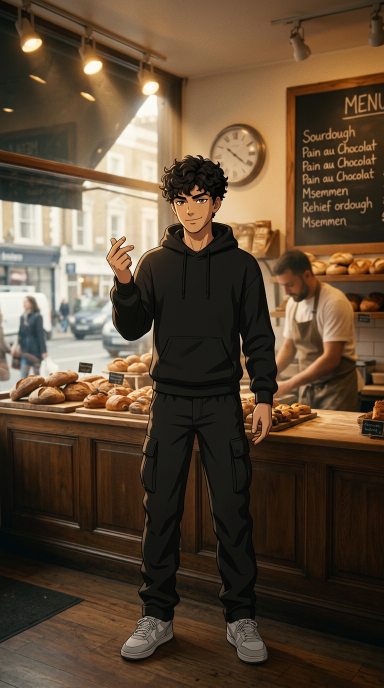
#> input picture productions/campaign-4reels/reel-1-speed/keyframes/hook.png, 768 x 1376 px (shown at 1/2 size)
$ python make_covers.py
#> lines starting #> are read from the running program, lines starting #| are printed output that depends on the picture
#!/usr/bin/env python3
"""Compose 4 Instagram covers (9:16) + 1:1 grid previews, each with logo + @sitely_studioo."""
import os
from PIL import Image, ImageDraw, ImageFont
ROOT = os.path.dirname(os.path.abspath(__file__)); PROD = os.path.dirname(ROOT)
FONTS = os.path.join(PROD, "_shared", "fonts"); BRAND = os.path.join(PROD, "brand")
W, H = 1080, 1920
CREAM = (245, 239, 224); GREEN = (30, 77, 56); BLACK = (10, 12, 10)
COVERS = [
 ("reel-1-speed", ["YOUR WEBSITE", "LIVE IN 48H"]),
 ("reel-2-invisible", ["STOP BEING", "INVISIBLE ONLINE"]),
 ("reel-3-affordable", ["A WEBSITE THAT", "FITS YOUR BUDGET"]),
 ("reel-4-247", ["SELLS WHILE", "YOU SLEEP"]),
]
font = lambda s, w=900: ImageFont.truetype(os.path.join(FONTS, f"Montserrat-{w}.ttf"), s)


def fit(t, mw, s, w=900):
    while font(s, w).getlength(t) > mw and s > 20: s -= 2
    return font(s, w)


for rid, lines in COVERS:
    rd = os.path.join(ROOT, rid)
    base = Image.open(os.path.join(rd, "keyframes", "hook.png")).convert("RGB").resize((W, H), Image.LANCZOS)
    img = base.convert("RGBA")
    grad = Image.new("L", (1, H), 0)
    for y in range(H):
        grad.putpixel((0, y), int(max(max(0, 1-y/420)*150, max(0, (y-1000)/(H-1000))*205)))
    dark = Image.new("RGBA", (W, H), BLACK+(255,)); dark.putalpha(grad.resize((W, H)))
#> after `dark.putalpha(grad.resize((W, H)))`:
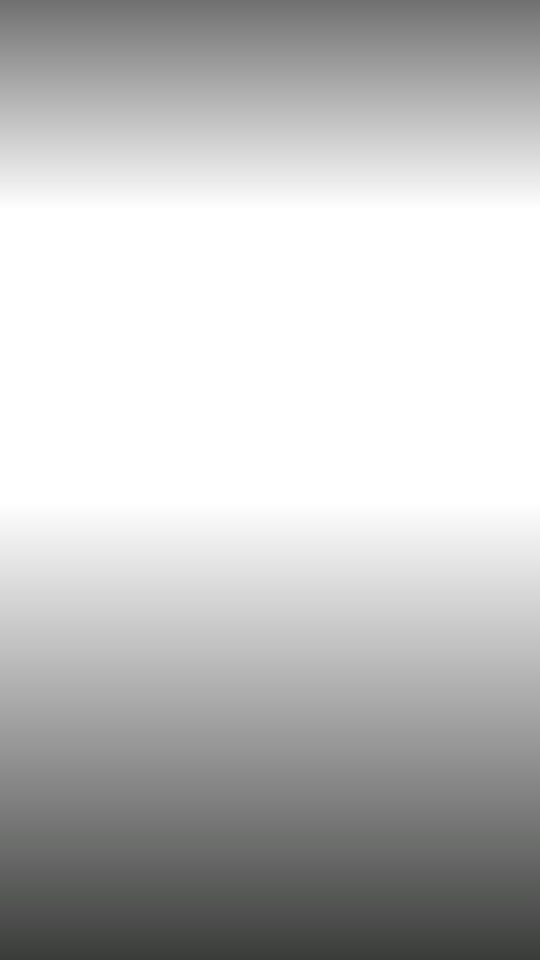
#> dark: PIL image 1080x1920 RGBA (shown at 1/2 size); mean R, G, B, A 10, 12, 10, 65.2; transparent parts drawn white
    img = Image.alpha_composite(img, dark); d = ImageDraw.Draw(img)
#> after `img = Image.alpha_composite(img, dark)`:
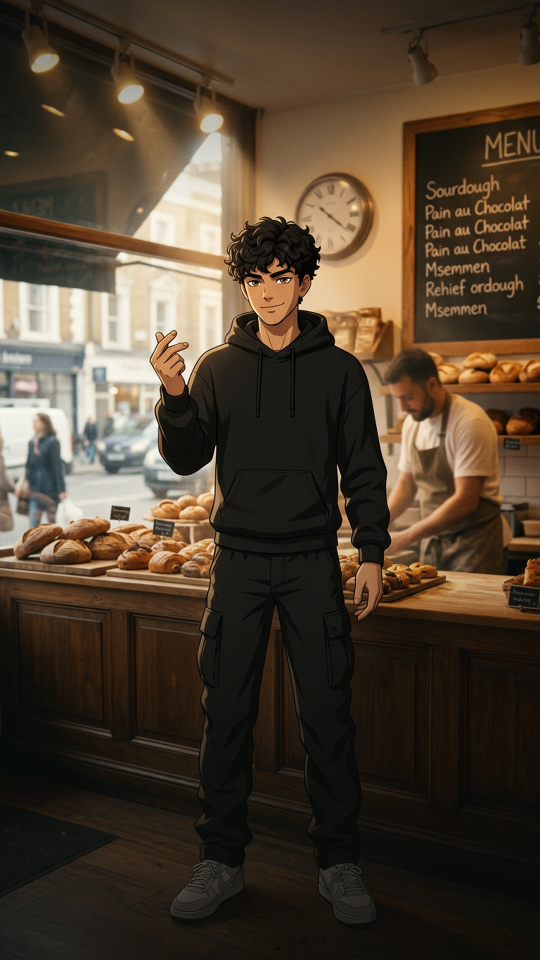
#> img: PIL image 1080x1920 RGBA (shown at 1/2 size); mean R, G, B, A 77, 62.9, 47, 255
    # brand pill: logo + @name
    nf = font(40, 800); name = "@sitely_studioo"; tw = nf.getlength(name)
    pw = int(96 + 18 + tw + 56); ph = 108
    px = (W-pw)/2
    d.rounded_rectangle([px, 92, px+pw, 92+ph], ph//2, fill=(10, 14, 12, 215))
#> (the run stopped early here; a loop or call above may not have finished)

$ run again, with productions/campaign-4reels/reel-1-speed/keyframes/cta.png copied over productions/campaign-4reels/reel-1-speed/keyframes/hook.png
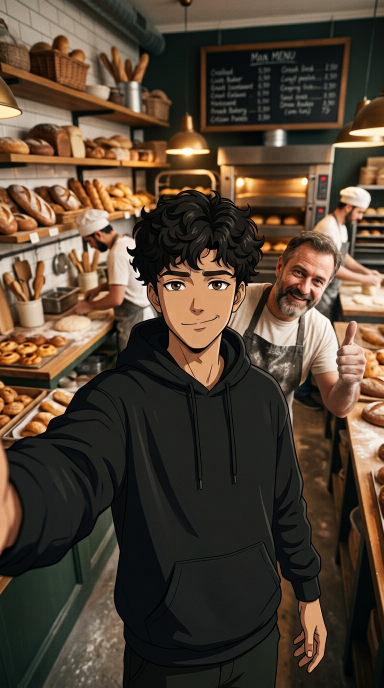
#> input picture productions/campaign-4reels/reel-1-speed/keyframes/cta.png, 768 x 1376 px (shown at 1/2 size)
#> `img = Image.alpha_composite(img, dark)`:
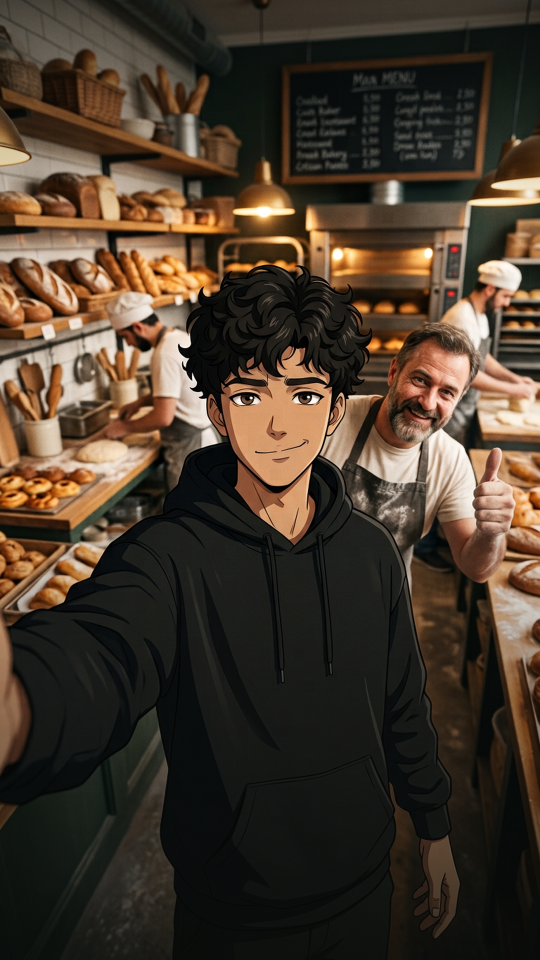
#> img: PIL image 1080x1920 RGBA (shown at 1/2 size); mean R, G, B, A 70.2, 57.1, 43.8, 255
